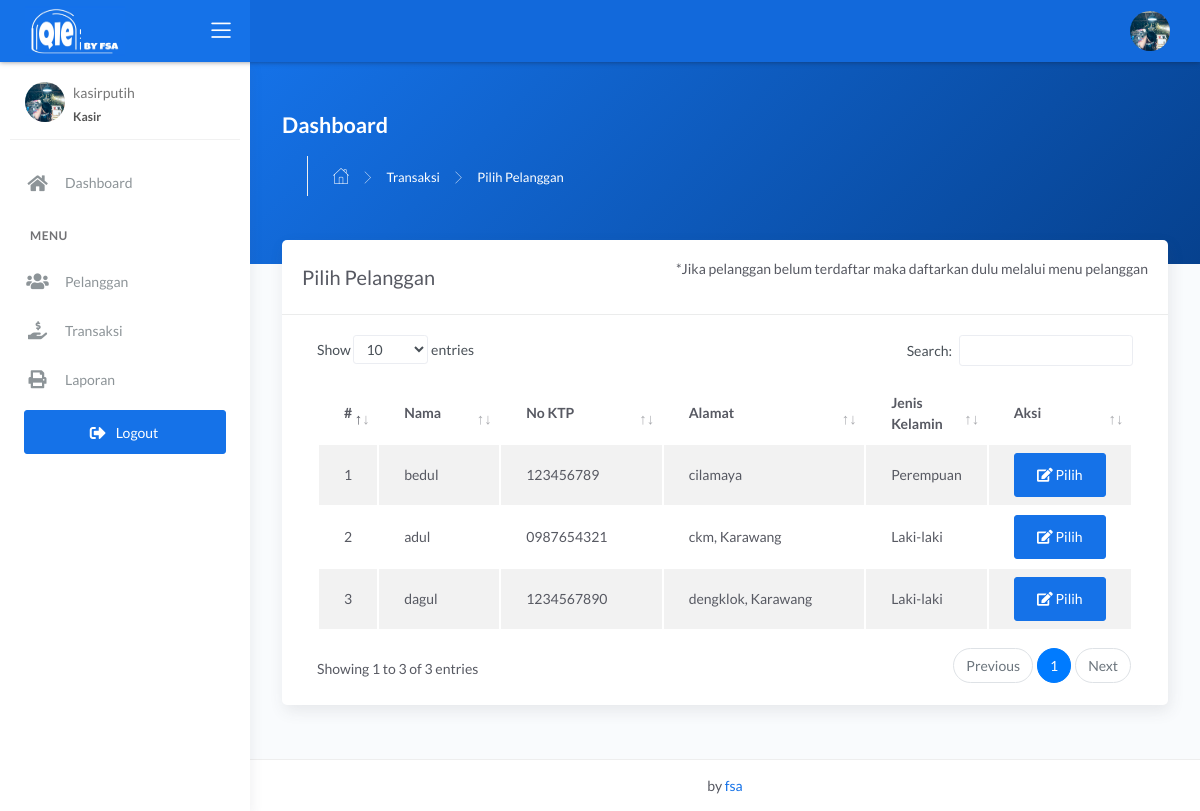
The page /kasir/cari.php (signed in) on the database its author committed.
### tables this page shows
CREATE TABLE `pelanggan` (
  `id_pelanggan` int(11) NOT NULL,
  `nama_pelanggan` varchar(228) NOT NULL,
  `alamat_pelanggan` text NOT NULL,
  `jenis_kelamin` enum('L','P') NOT NULL,
  `telp_pelanggan` varchar(15) NOT NULL,
  `no_ktp` varchar(30) NOT NULL
);

### kasir/cari.php (the view, shortened to what this page needs)
<?php
$title = 'Pilih Pelanggan';
require 'koneksi.php';
$query = 'SELECT * FROM pelanggan';
$data = mysqli_query($conn, $query);
require 'header.php';
?>
<div class="panel-header bg-primary-gradient">
    <div class="page-inner py-5">
        <div class="d-flex align-items-left align-items-md-center flex-column flex-md-row">
            <div>
                <h2 class="text-white pb-2 fw-bold">Dashboard</h2>
            </div>
        </div>
        <div class="page-header">
            <ul class="breadcrumbs">
                <li class="nav-home">
                    <a href="index.php" style="color: white;">
                        <i class="flaticon-home"></i>
                    </a>
                </li>
                <li class="separator">
                    <i class="flaticon-right-arrow" style="color: white;"></i>
                </li>
                <li class="nav-item">
                    <a href="transaksi.php" style="color: white;">Transaksi</a>
                </li>
                <li class="separator">
                    <i class="flaticon-right-arrow" style="color: white;"></i>
                </li>
                <li class="nav-item">
                    <a href="#" style="color: white;"><?= $title; ?></a>
                </li>
            </ul>
        </div>
    </div>
</div>
<div class="page-inner mt--5">
    <diva class="row">
        <div class="col-md-12">
            <div class="card">
                <div class="card-header">
                    <div class="d-flex align-items-center">
                        <h4 class="card-title"><?= $title; ?></h4>
                        <p class="ml-auto">
                            *Jika pelanggan belum terdaftar maka daftarkan dulu melalui menu pelanggan
                        </p>
                    </div>
                </div>
                <div class="card-body">
                    <div class="table-responsive">
                        <table id="basic-datatables" class="display table table-striped table-hover">
                            <thead>
                                <tr>
                                    <th style="width: 7%">#</th>
                                    <th>Nama</th>
                                    <th style="width: 20%;">No KTP</th>
                                    <th style="width: 25%;">Alamat</th>
                                    <th style="width: 15%;">Jenis Kelamin</th>
                                    <th style="width: 10%">Aksi</th>
                                </tr>
                            </thead>
                            <tbody>
                                <?php
                                $no = 1;
                                if (mysqli_num_rows($data) > 0) {
                                    while ($plg = mysqli_fetch_assoc($data)) {
                                ?>
                                        <tr>
                                            <td><?= $no++; ?></td>
                                            <td><?= $plg['nama_pelanggan']; ?></td>
                                            <td><?= $plg['no_ktp']; ?></td>
                                            <td><?= $plg['alamat_pelanggan']; ?></td>
                                            <td><?php if ($plg['jenis_kelamin'] == 'L') {
                                                    echo "Laki-laki";
                                                } else {
                                                    echo "Perempuan";
                                                } ?>
                                            </td>
                                            <td>
                                                <div class="form-button-action">
                                                    <a href="tambah_transaksi.php?id=<?= $plg['id_pelanggan']; ?>" type="button" class="btn btn-primary" data-original-title="pilih">
                                                        <i class="fa fa-edit"></i> Pilih
                                                    </a>
                                                </div>
                                            </td>
                                        </tr>
                                <?php }
                                }
                                ?>
                            </tbody>
                        </table>
                    </div>
                </div>
            </div>
        </div>
</div>
</div>
<?php
require 'footer.php';
?>

### rows shown on the page
pelanggan: nama_pelanggan "bedul", no_ktp "123456789", alamat_pelanggan "cilamaya", jenis_kelamin "Perempuan"
pelanggan: nama_pelanggan "adul", no_ktp "0987654321", alamat_pelanggan "ckm, Karawang", jenis_kelamin "Laki-laki"
pelanggan: nama_pelanggan "dagul", no_ktp "1234567890", alamat_pelanggan "dengklok, Karawang", jenis_kelamin "Laki-laki"

### other values the page prints
$_SESSION['username'] "kasirputih"
$title "Pilih Pelanggan"
